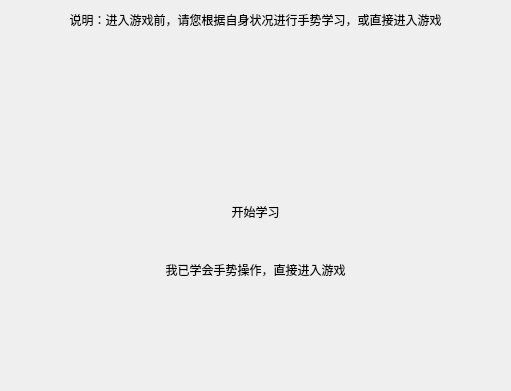
<?xml version="1.0" encoding="UTF-8"?>
<ui version="4.0">
 <class>Form</class>
 <widget class="QWidget" name="Form">
  <property name="geometry">
   <rect>
    <x>0</x>
    <y>0</y>
    <width>511</width>
    <height>391</height>
   </rect>
  </property>
  <property name="windowTitle">
   <string>Form</string>
  </property>
  <layout class="QVBoxLayout" name="verticalLayout">
   <item>
    <widget class="QLabel" name="label">
     <property name="styleSheet">
      <string notr="true">font: 13pt &quot;FZZhengHeiS-EB-GB&quot;;</string>
     </property>
     <property name="text">
      <string>说明：进入游戏前，请您根据自身状况进行手势学习，或直接进入游戏</string>
     </property>
     <property name="alignment">
      <set>Qt::AlignCenter</set>
     </property>
    </widget>
   </item>
   <item>
    <spacer name="verticalSpacer">
     <property name="orientation">
      <enum>Qt::Vertical</enum>
     </property>
     <property name="sizeHint" stdset="0">
      <size>
       <width>20</width>
       <height>40</height>
      </size>
     </property>
    </spacer>
   </item>
   <item>
    <spacer name="verticalSpacer_4">
     <property name="orientation">
      <enum>Qt::Vertical</enum>
     </property>
     <property name="sizeHint" stdset="0">
      <size>
       <width>20</width>
       <height>40</height>
      </size>
     </property>
    </spacer>
   </item>
   <item>
    <spacer name="verticalSpacer_6">
     <property name="orientation">
      <enum>Qt::Vertical</enum>
     </property>
     <property name="sizeHint" stdset="0">
      <size>
       <width>20</width>
       <height>40</height>
      </size>
     </property>
    </spacer>
   </item>
   <item>
    <spacer name="verticalSpacer_8">
     <property name="orientation">
      <enum>Qt::Vertical</enum>
     </property>
     <property name="sizeHint" stdset="0">
      <size>
       <width>20</width>
       <height>40</height>
      </size>
     </property>
    </spacer>
   </item>
   <item>
    <spacer name="verticalSpacer_9">
     <property name="orientation">
      <enum>Qt::Vertical</enum>
     </property>
     <property name="sizeHint" stdset="0">
      <size>
       <width>20</width>
       <height>40</height>
      </size>
     </property>
    </spacer>
   </item>
   <item>
    <widget class="QLabel" name="label_2">
     <property name="styleSheet">
      <string notr="true">font: 36pt &quot;MF LiHei (Noncommercial)&quot;;</string>
     </property>
     <property name="text">
      <string>开始学习</string>
     </property>
     <property name="alignment">
      <set>Qt::AlignCenter</set>
     </property>
    </widget>
   </item>
   <item>
    <spacer name="verticalSpacer_3">
     <property name="orientation">
      <enum>Qt::Vertical</enum>
     </property>
     <property name="sizeHint" stdset="0">
      <size>
       <width>20</width>
       <height>40</height>
      </size>
     </property>
    </spacer>
   </item>
   <item>
    <widget class="QLabel" name="label_3">
     <property name="styleSheet">
      <string notr="true">font: 18pt &quot;MF LiHei (Noncommercial)&quot;;</string>
     </property>
     <property name="text">
      <string>我已学会手势操作，直接进入游戏</string>
     </property>
     <property name="alignment">
      <set>Qt::AlignCenter</set>
     </property>
    </widget>
   </item>
   <item>
    <spacer name="verticalSpacer_7">
     <property name="orientation">
      <enum>Qt::Vertical</enum>
     </property>
     <property name="sizeHint" stdset="0">
      <size>
       <width>20</width>
       <height>40</height>
      </size>
     </property>
    </spacer>
   </item>
   <item>
    <spacer name="verticalSpacer_5">
     <property name="orientation">
      <enum>Qt::Vertical</enum>
     </property>
     <property name="sizeHint" stdset="0">
      <size>
       <width>20</width>
       <height>40</height>
      </size>
     </property>
    </spacer>
   </item>
   <item>
    <spacer name="verticalSpacer_2">
     <property name="orientation">
      <enum>Qt::Vertical</enum>
     </property>
     <property name="sizeHint" stdset="0">
      <size>
       <width>20</width>
       <height>40</height>
      </size>
     </property>
    </spacer>
   </item>
  </layout>
 </widget>
 <resources/>
 <connections/>
</ui>
